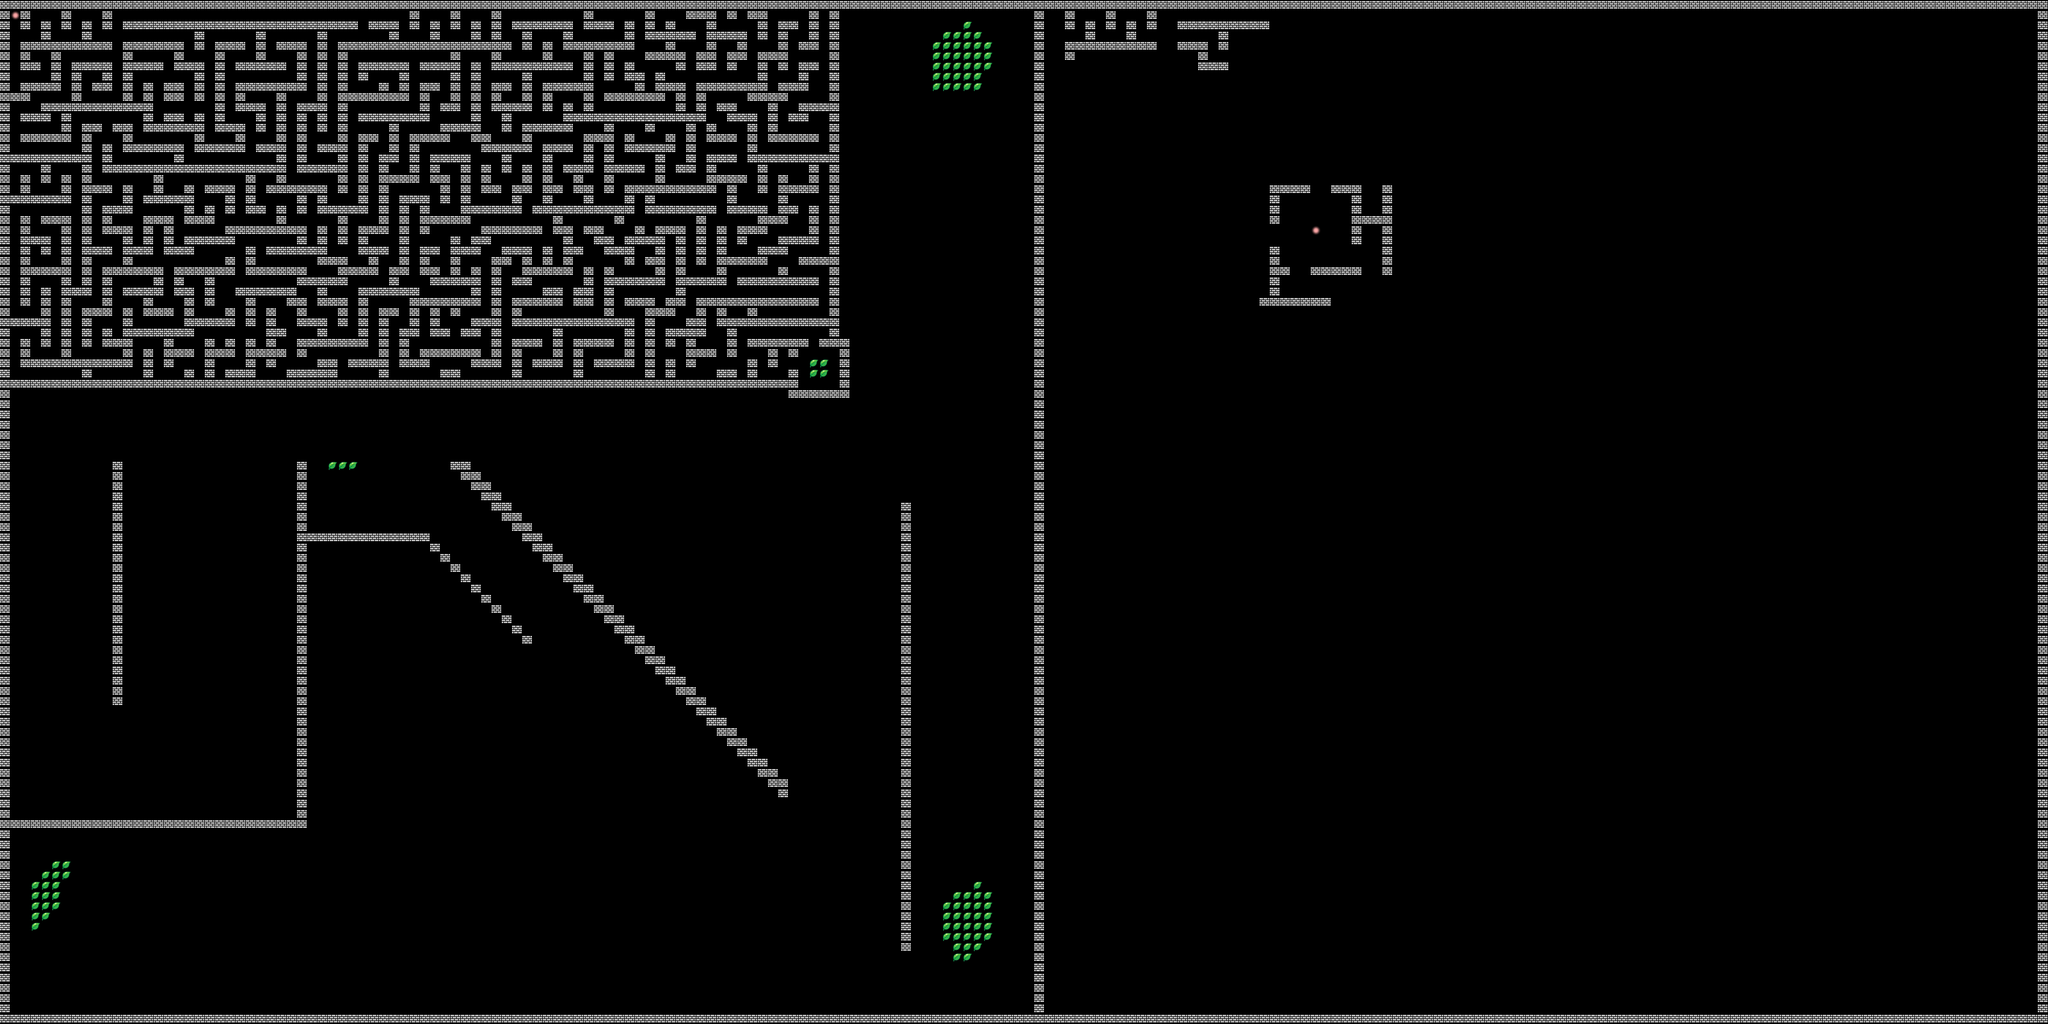

This game map was drawn from its Tiled (.tmx) file and the tilesets committed beside it. A one-line description and the trimmed map source follow:
An orthogonal 200x100 tile map with 20x20 px tiles, 1 tile layer (Calque 1), 3 tilesets.

<map version="1.0" orientation="orthogonal" renderorder="right-down" width="200" height="100" tilewidth="20" tileheight="20" nextobjectid="1">
 <tileset firstgid="1" name="Rock" tilewidth="20" tileheight="20">
  <image source="../../display/pygame/image/rock.png" width="20" height="20" />
  <tile id="0">
   <properties>
    <property name="classname" value="Rock" />
    <property name="file" value="intelligine.synergy.object.Rock" />
   </properties>
  </tile>
 </tileset>
 <tileset firstgid="2" name="Food" tilewidth="20" tileheight="20">
  <image source="../../display/pygame/image/food.png" width="20" height="20" />
  <tile id="0">
   <properties>
    <property name="classname" value="Food" />
    <property name="file" value="intelligine.synergy.object.Food" />
   </properties>
  </tile>
 </tileset>
 <tileset firstgid="3" name="Hole" tilewidth="20" tileheight="20">
  <image source="../../display/pygame/image/hole.png" width="20" height="20" />
  <tile id="0">
   <properties>
    <property name="classname" value="Hole" />
    <property name="file" value="intelligine.synergy.object.Hole" />
   </properties>
  </tile>
 </tileset>
 <layer name="Calque 1" width="200" height="100">
  <data>[20000 cells, 2579 non-empty, 3 distinct tile ids]</data>
 </layer>
</map>
